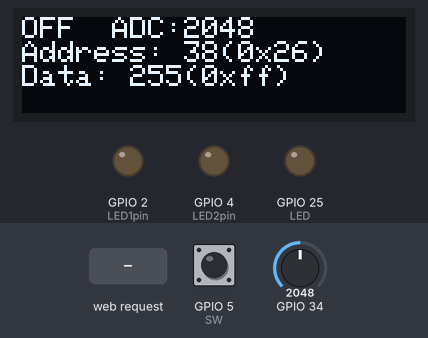
A sketch run on a simulated ESP32. Parts: 128×32 one-colour display, output pins drawn as LEDs (lit = HIGH). Inputs (shaded band) come from the test bench; at power-on: GPIO 5 (SW) HIGH, GPIO 34 = 2048. EEPROM starts erased; what the sketch prints to the serial monitor is not drawn.

Above: at 1.3 s.
1.4 s: HTTP request GET /led2on received
At 1.8 s:
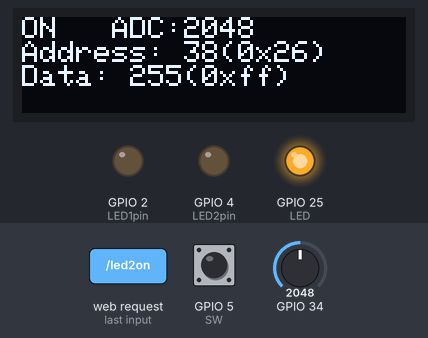
2.9 s: GPIO 5 (SW) pulled LOW for 0.15 s
At 4.4 s:
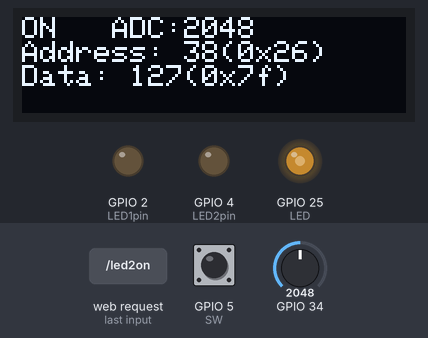
4.7 s: HTTP request GET / received
At 5.5 s:
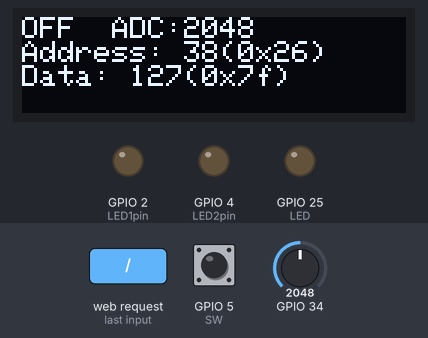
6.2 s: HTTP request GET /led1on received
At 6.5 s:
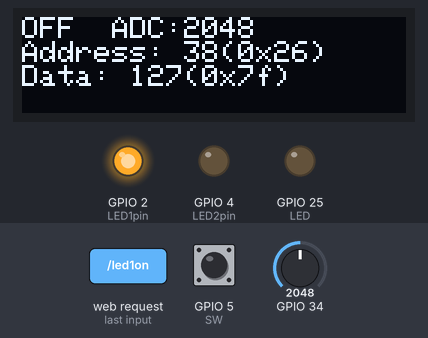
7.7 s: GPIO 34 set to 2866
At 8.0 s:
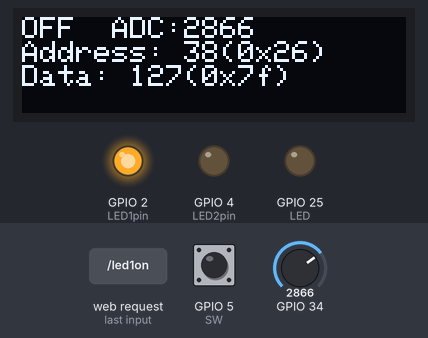
9.2 s: GPIO 5 (SW) pulled LOW for 1 s
At 10.6 s:
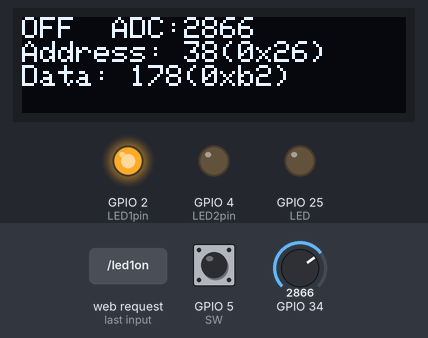
Timing chart, 0 to 12.2 s (numbered marks = the images above; inputs shaded):
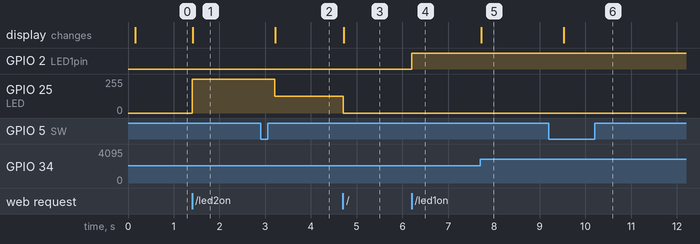

The sketch:

lab10.ino
```cpp
#include <WiFi.h>
#include <WebServer.h>
#include <SPI.h>
#include <Wire.h>
#include <Adafruit_GFX.h>
#include <Adafruit_SSD1306.h>
#include "EEPROM.h"
#define EEPROM_SIZE 1000
Adafruit_SSD1306 display(128, 32, &Wire);
#define NISIT 38
#define SW 5
#define LED 25
const char* ssid = "ESP32_kit S U S";
const char* password = "12345678";
int bufeeprom;

IPAddress local_ip(192, 168, 1, 1);
IPAddress gateway(192, 168, 1, 1);
IPAddress subnet(255, 255, 255, 0);

WebServer server(80);

uint8_t LED1pin = 2;
bool LED1status = LOW;

uint8_t LED2pin = 4;
bool LED2status = LOW;

long lasttime10ms = 0;
bool stateONOFF = true;
int adcvalue = 0;

void setup() {
  Serial.begin(115200);
  pinMode(LED1pin, OUTPUT);
  pinMode(LED2pin, OUTPUT);
  pinMode(SW, INPUT_PULLUP);
  pinMode(LED, OUTPUT);

  WiFi.softAP(ssid, password);
  WiFi.softAPConfig(local_ip, gateway, subnet);
  Serial.print("IP address: ");
  Serial.println(WiFi.softAPIP());
  delay(100);

  server.on("/", handle_OnConnect);
  server.on("/led1on", handle_led1on);
  server.on("/led1off", handle_led1off);
  server.on("/led2on", handle_led2on);
  server.on("/led2off", handle_led2off);
  server.onNotFound(handle_NotFound);

  server.begin();
  Serial.println("HTTP server started");

  if (!display.begin(SSD1306_SWITCHCAPVCC, 0x3C)) {
    Serial.println(F("SSD1306 allocation failed"));
    for (;;); // Don't proceed, loop forever
  }

  //Test LCD, Clear, Setfontsize, Color, Cursor, print, display
  display.clearDisplay();
  display.setTextSize(1);
  display.setTextColor(SSD1306_WHITE);
  display.setCursor(0, 0);
  display.printf("Lab10.6 WIFI");
  display.display();

  if (!EEPROM.begin(EEPROM_SIZE)) {
    Serial.println("Failed init EEPROM");
    delay(1000);
    ESP.restart();
  }
  bufeeprom = EEPROM.readUChar(NISIT);
  Serial.println("Success init EEPROM");

  ledcSetup(0, 1000, 8);
  ledcAttachPin(LED, 0);

  int buffStar = EEPROM.readUChar(0);
  if(buffStar == 1){
    LED2status = HIGH;
  }else{
    LED2status = LOW;
  }
}
void loop() {
  server.handleClient();
  if (LED1status)
  {
    digitalWrite(LED1pin, HIGH);
  }
  else
  {
    digitalWrite(LED1pin, LOW);
  }

  if (LED2status)
  {
    //digitalWrite(LED2pin, HIGH);
    ledcWrite(0, bufeeprom);
  }
  else
  {
    //digitalWrite(LED2pin, LOW);
    ledcWrite(0, 0);
  }

  if (millis() - lasttime10ms >= 10) {
    lasttime10ms = millis();
    adcvalue = analogRead(34);

    if (LED2status == HIGH) {
      ledcWrite(0,bufeeprom);
      display.clearDisplay();
      display.setTextSize(1);
      display.setTextColor(SSD1306_WHITE);
      display.setCursor(0, 0);
      display.printf("ON   ADC:%04d", adcvalue);
      display.setCursor(0, 8);
      display.printf("Address: %d(0x%x)", NISIT, NISIT);
      display.setCursor(0, 16);
      display.printf("Data: %d(0x%x)", bufeeprom, bufeeprom);
      display.display();
    } else {
      display.clearDisplay();
      display.setTextSize(1);
      display.setTextColor(SSD1306_WHITE);
      display.setCursor(0, 0);
      display.printf("OFF  ADC:%04d", adcvalue);
      display.setCursor(0, 8);
      display.printf("Address: %d(0x%x)", NISIT, NISIT);
      display.setCursor(0, 16);
      display.printf("Data: %d(0x%x)", bufeeprom, bufeeprom);
      display.display();
    }

    if (digitalRead(SW) == LOW) {
      delay(100);
      int adcconv = (int)(adcvalue * 255 / 4095);
      EEPROM.writeUChar(NISIT, adcconv);
      EEPROM.commit();
      delay(200);
      bufeeprom = EEPROM.readUChar(NISIT);

    }

  }
}
void handle_OnConnect() {
  LED1status = LOW;
  LED2status = LOW;
  Serial.println("GPIO2 Status: OFF | GPIO4 Status: OFF");
  server.send(200, "text/html", SendHTML(LED1status, LED2status));
}
void handle_led1on() {
  LED1status = HIGH;
  Serial.println("GPIO2 Status: ON");
  server.send(200, "text/html", SendHTML(true, LED2status));
}
void handle_led1off() {
  LED1status = LOW;
  Serial.println("GPIO2 Status: OFF");
  server.send(200, "text/html", SendHTML(false, LED2status));
}

void handle_led2on() {
  LED2status = HIGH;
  Serial.println("GPIO4 Status: ON");
  server.send(200, "text/html", SendHTML(LED1status, true));

  EEPROM.writeUChar(0, 1);
  EEPROM.commit();
}

void handle_led2off() {
  LED2status = LOW;
  Serial.println("GPIO4 Status: OFF");
  server.send(200, "text/html", SendHTML(LED1status, false));

  EEPROM.writeUChar(0, 0);
  EEPROM.commit();
}

void handle_NotFound() {
  server.send(404, "text/plain", "Not found");
}

String SendHTML(uint8_t led1stat, uint8_t led2stat) {
  String ptr = "<!DOCTYPE html> <html>\n";
  ptr += "<head><meta name=\"viewport\" content=\"width=device-width, initial-scale=1.0, user-scalable=no\">\n";
  ptr += "<title>LED Control</title>\n";
  ptr += "<style>html { font-family: Helvetica; display: inline-block; margin: 0px auto; text-align: center;}\n";
  ptr += "body{margin-top: 50px;} h1 {color: #444444;margin: 50px auto 30px;} h3 {color: #444444;margin-bottom: 50px;}\n";
  ptr += ".button {display: block;width: 80px;background-color: #3498db;border: none;color: white;padding: 13px 30px;text-decoration: none;font-size: 25px;margin: 0px auto 35px;cursor: pointer;border-radius: 4px;}\n";
  ptr += ".button-on {background-color: #3498db;}\n";
  ptr += ".button-on:active {background-color: #2980b9;}\n";
  ptr += ".button-off {background-color: #34495e;}\n";
  ptr += ".button-off:active {background-color: #2c3e50;}\n";
  ptr += "p {font-size: 14px;color: #888;margin-bottom: 10px;}\n";
  ptr += "</style>\n";
  ptr += "</head>\n";
  ptr += "<body>\n";
  ptr += "<h1>ESP32 Web Server</h1>\n";
  ptr += "<h3>AP Mode</h3>\n";
  ptr += "<h3>IP:192.168.1.1</h3>\n";
  ptr += "<h3>PWM data:" + (String)bufeeprom +"</h3>\n";
  ptr += "<h3>LED CONTROL</h3>\n";
  if (led2stat)
  {
    ptr += "<p>LED2 Status: ON</p><a class=\"button button-off\" href=\"/led2off\">OFF</a>\n";
  }
  else
  {
    ptr += "<p>LED2 Status: OFF</p><a class=\"button button-on\" href=\"/led2on\">ON</a>\n";
  }

  ptr += "</body>\n";
  ptr += "</html>\n";
  return ptr;
}
```

Measured:
- after the input at 1.4 s, GPIO 25 (LED): 0/255 → 255/255 at once; the display: changes at once (image 1)
- after the input at 2.9 s, GPIO 25 (LED): 255/255 → 127/255 after 0.31 s; the display: changes after 0.32 s (image 2)
- after the input at 4.7 s, GPIO 25 (LED): 127/255 → 0/255 at once; the display: changes at once (image 3)
- after the input at 6.2 s, GPIO 2 (LED1pin): LOW → HIGH at once
- after the input at 7.7 s, the display: changes at once (image 5)
- after the input at 9.2 s, the display: changes after 0.33 s (image 6)
